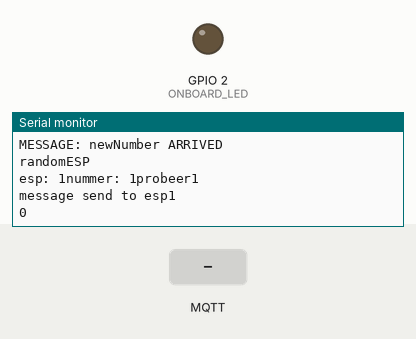
This program was run on a simulated ESP32. On the bench: output pins drawn as LEDs (lit = HIGH), the last lines printed to the serial monitor. The test bench sets the inputs (shaded band). WiFi joins after 1.5 s; servers stay silent unless stated; random numbers use the default seed unless the program sets one; no MQTT or app messages arrive unless stated.

Above: at 2.7 s.
2.8 s: MQTT message "newNumber" arrives on the first subscribed topic
At 4.0 s:
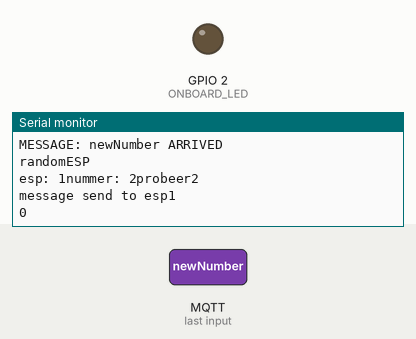
4.3 s: MQTT message "0" arrives on the first subscribed topic
At 5.1 s:
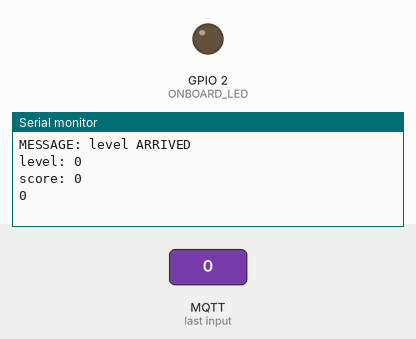
5.8 s: MQTT message "2" arrives on the first subscribed topic
At 6.4 s:
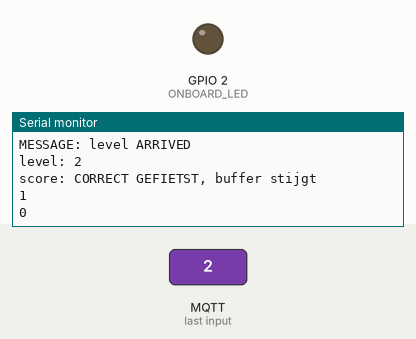
Timing chart, 0 to 8.8 s (numbered marks = the images above; inputs shaded):
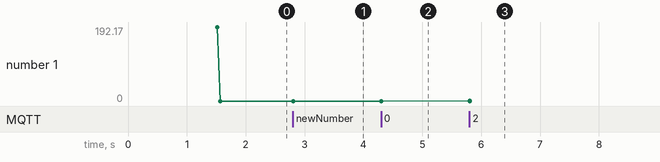

Measured:
- after the input at 2.8 s, the serial monitor: prints a new line at once (image 1)
- after the input at 4.3 s, the serial monitor: prints a new line at once (image 2)
- after the input at 5.8 s, the serial monitor: prints a new line at once (image 3)

The program:

main.cpp
```cpp
#include "WiFi.h"
#include "PubSubClient.h" //pio lib install "knolleary/PubSubClient"
#include <Arduino.h>

#define SSID "NETGEAR68"
#define PWD "excitedtuba713"

#define MQTT_SERVER "192.168.1.2"
#define MQTT_PORT 1883

#define ONBOARD_LED  2


WiFiClient espClient;
PubSubClient client(espClient);
long lastMsg = 0;
char msg[50];
int value = 0;

int fiveSeconds =0;
int bufferValue;
String messageTemp = "newNumber";
bool messageReceived = true;

char cstr[16];

void callback(char *topic, byte *message, unsigned int length);
void sendTo7Segment (int eps, char* cstr);
void checkMessage(String mess);
void control(String message);

void setup_wifi()
{
  delay(10);
  Serial.println("Connecting to WiFi..");

  WiFi.begin(SSID, PWD);

  while (WiFi.status() != WL_CONNECTED)
  {
    delay(500);
    Serial.print(".");
  }

  Serial.println("");
  Serial.println("WiFi connected");
  Serial.println("IP address: ");
  Serial.println(WiFi.localIP());
}

void setup()
{
  pinMode(ONBOARD_LED,OUTPUT);

  Serial.begin(115200);
  setup_wifi();
  client.setServer(MQTT_SERVER, MQTT_PORT);
  client.setCallback(callback);

}

void callback(char *topic, byte *message, unsigned int length)
{
  Serial.print("Message arrived on topic: ");
  Serial.print(topic);
  Serial.print(". Message: ");

  for (int i = 0; i < length; i++)
  {
    //Serial.print((char)message[i]);
    messageTemp += (char)message[i];
  }
  //Serial.println();
  messageReceived = true;
}


void reconnect()
{
  // Loop until we're reconnected
  while (!client.connected())
  {
    Serial.print("Attempting MQTT connection...");
    // Attempt to connect
    // creat unique client ID
    // in Mosquitto broker enable anom. access
    if (client.connect("buffer"))
    {
      Serial.println("connected");
      // Subscribe
      // client.subscribe("input/#");
      client.subscribe("TrappenMaar/buffer");
    }
    else
    {
      Serial.print("failed, rc=");
      Serial.print(client.state());
      Serial.println(" try again in 5 seconds");
      // Wait 5 seconds before retrying
      delay(5000);
    }
  }
}


void sendTo7Segment(int randomEsp, char* cstr){
  Serial.print("probeer");
  Serial.println(cstr);
  if(randomEsp == 1) {
    Serial.println("message send to esp1");
    client.publish("TrappenMaar/esp1", cstr);
    cstr="";
    }


  else if (randomEsp ==2){
    Serial.println("message send to esp2");
    client.publish("TrappenMaar/esp2", cstr);
    cstr="";
  }

  else if (randomEsp ==3){
    client.publish("TrappenMaar/esp3", cstr);
  }

  else if (randomEsp ==4){
    client.publish("TrappenMaar/esp4", cstr);
  }

}


void control(String mess){
  //checken of 'newNumber': w gezonden dr segment wnn 7segment klaar is
 Serial.println("CONTROL IS OKE");

 if(mess == "newNumber"){
    Serial.println("MESSAGE: newNumber ARRIVED");
    //OORSPRONKELIJK TUSSEN 1 EN 5
    int randomGetal = random(0,3);
    itoa(randomGetal,cstr,10);
    //OORSPRONKELIJK TUSSEN 1 EN 5
    int randomEsp = random(1,2); //getal 1,2, 3 of 4
    Serial.println("randomESP");
    Serial.print("esp: ");
    Serial.print(randomEsp);
    Serial.print("nummer: ");
    Serial.print(randomGetal);
    sendTo7Segment(randomEsp, cstr);
  }

  //checken of level doorgestuurd werd door fiets
  else if((mess == "0")||(mess == "1")||(mess == "2")||(mess == "3")||(mess == "4")){
        Serial.println("MESSAGE: level ARRIVED");
        Serial.print("level: ");
        Serial.println(mess);
        Serial.print("score: ");
        checkMessage(mess);
        Serial.println(bufferValue);

    }

  else{
    Serial.println("MESSAGE: not for me");

  }

}

void checkMessage(String mess) {
  //Serial.println("bericht ontvangen");
  if(mess == cstr){
    bufferValue ++;
    Serial.println("CORRECT GEFIETST, buffer stijgt");
  }

}


void loop()
{
    if (!client.connected()){
    Serial.println("not connected");
    reconnect();
    }
  client.loop();

  long now = millis();
  if (now - lastMsg > 5000){
    lastMsg = now;
  }


if(messageReceived == true){
   messageReceived = false;
   control(messageTemp);
   messageTemp = "";
   Serial.println(messageReceived);
}


}
```
